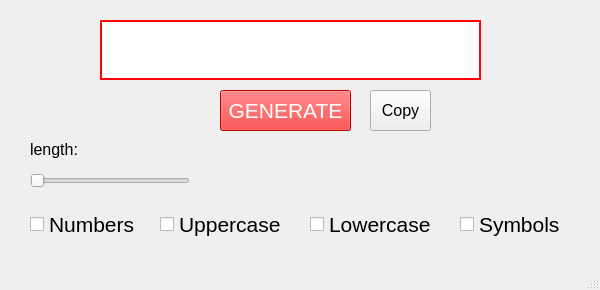
<?xml version="1.0" encoding="UTF-8"?>
<ui version="4.0">
 <class>MainWindow</class>
 <widget class="QMainWindow" name="MainWindow">
  <property name="geometry">
   <rect>
    <x>0</x>
    <y>0</y>
    <width>600</width>
    <height>290</height>
   </rect>
  </property>
  <property name="windowTitle">
   <string>Generate a Strong Password!</string>
  </property>
  <widget class="QWidget" name="centralwidget">
   <widget class="QLineEdit" name="lineEdit">
    <property name="geometry">
     <rect>
      <x>100</x>
      <y>20</y>
      <width>381</width>
      <height>60</height>
     </rect>
    </property>
    <property name="font">
     <font>
      <pointsize>10</pointsize>
      <weight>50</weight>
      <bold>false</bold>
     </font>
    </property>
    <property name="styleSheet">
     <string notr="true">QLineEdit{
border:2px solid rgb(255, 3, 7);

}
</string>
    </property>
   </widget>
   <widget class="QPushButton" name="pushButton">
    <property name="geometry">
     <rect>
      <x>220</x>
      <y>90</y>
      <width>131</width>
      <height>41</height>
     </rect>
    </property>
    <property name="font">
     <font>
      <pointsize>16</pointsize>
     </font>
    </property>
    <property name="styleSheet">
     <string notr="true">QPushButton{
background-color: rgb(255, 0, 0);
color:white;
}
QPushButton:hover{
background-color: rgb(133, 255, 251);
}
</string>
    </property>
    <property name="text">
     <string>GENERATE</string>
    </property>
   </widget>
   <widget class="QSlider" name="horizontalSlider">
    <property name="geometry">
     <rect>
      <x>30</x>
      <y>170</y>
      <width>160</width>
      <height>22</height>
     </rect>
    </property>
    <property name="orientation">
     <enum>Qt::Horizontal</enum>
    </property>
   </widget>
   <widget class="QCheckBox" name="Numbers_checkBox">
    <property name="geometry">
     <rect>
      <x>30</x>
      <y>210</y>
      <width>114</width>
      <height>29</height>
     </rect>
    </property>
    <property name="font">
     <font>
      <pointsize>16</pointsize>
     </font>
    </property>
    <property name="text">
     <string>Numbers </string>
    </property>
   </widget>
   <widget class="QCheckBox" name="Uppercase_checkBox">
    <property name="geometry">
     <rect>
      <x>160</x>
      <y>210</y>
      <width>128</width>
      <height>29</height>
     </rect>
    </property>
    <property name="font">
     <font>
      <pointsize>16</pointsize>
     </font>
    </property>
    <property name="text">
     <string>Uppercase </string>
    </property>
   </widget>
   <widget class="QCheckBox" name="Lowercase_checkBox">
    <property name="geometry">
     <rect>
      <x>310</x>
      <y>210</y>
      <width>127</width>
      <height>29</height>
     </rect>
    </property>
    <property name="font">
     <font>
      <pointsize>16</pointsize>
     </font>
    </property>
    <property name="text">
     <string>Lowercase </string>
    </property>
   </widget>
   <widget class="QCheckBox" name="Symbols_checkBox">
    <property name="geometry">
     <rect>
      <x>460</x>
      <y>210</y>
      <width>107</width>
      <height>29</height>
     </rect>
    </property>
    <property name="font">
     <font>
      <pointsize>16</pointsize>
     </font>
    </property>
    <property name="text">
     <string>Symbols </string>
    </property>
   </widget>
   <widget class="QLabel" name="label">
    <property name="geometry">
     <rect>
      <x>30</x>
      <y>140</y>
      <width>111</width>
      <height>19</height>
     </rect>
    </property>
    <property name="font">
     <font>
      <pointsize>12</pointsize>
     </font>
    </property>
    <property name="text">
     <string>length: </string>
    </property>
   </widget>
   <widget class="QPushButton" name="copy_pushButton">
    <property name="geometry">
     <rect>
      <x>370</x>
      <y>90</y>
      <width>61</width>
      <height>41</height>
     </rect>
    </property>
    <property name="font">
     <font>
      <pointsize>12</pointsize>
     </font>
    </property>
    <property name="text">
     <string>Copy</string>
    </property>
   </widget>
  </widget>
  <widget class="QMenuBar" name="menubar">
   <property name="geometry">
    <rect>
     <x>0</x>
     <y>0</y>
     <width>600</width>
     <height>21</height>
    </rect>
   </property>
  </widget>
  <widget class="QStatusBar" name="statusbar"/>
  <action name="actioncopy">
   <property name="icon">
    <iconset>
     <normaloff>../../Downloads/Programs/pyqt/icons/document-copy.png</normaloff>../../Downloads/Programs/pyqt/icons/document-copy.png</iconset>
   </property>
   <property name="text">
    <string>copy</string>
   </property>
  </action>
 </widget>
 <resources/>
 <connections/>
</ui>
